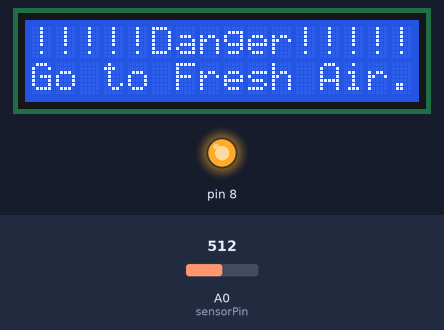
Simulated run of this sketch. Board: Arduino Uno, built with avr-gcc and run on an emulated ATmega328P. On the bench: 16×2 character LCD, output pins drawn as LEDs (lit = HIGH). Inputs (shaded band) come from the test bench; at power-on: A0 (sensorPin) = 512. What the sketch prints to the serial monitor is not drawn.

Above: at 1.2 s.
1.3 s: A0 (sensorPin) set to 411
At 3.2 s:
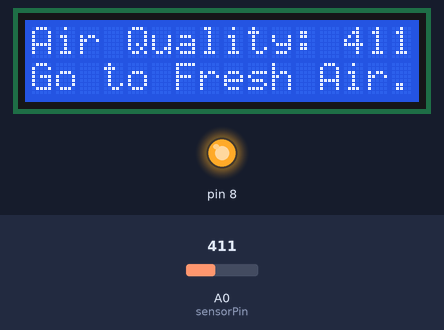
3.5 s: A0 (sensorPin) set to 388
At 5.2 s:
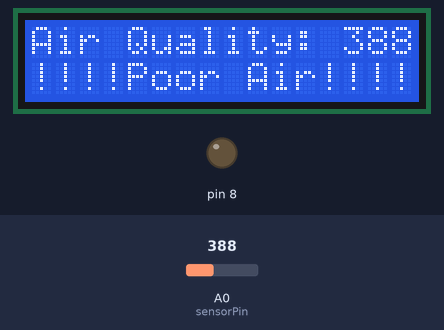
5.5 s: A0 (sensorPin) set to 317
At 7.2 s:
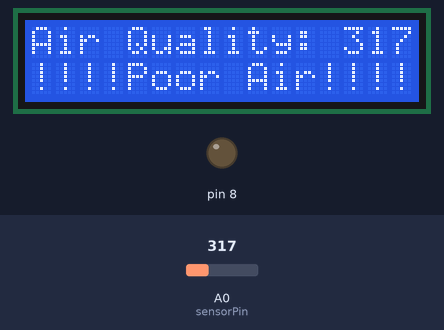
7.6 s: A0 (sensorPin) set to 291
At 9.1 s:
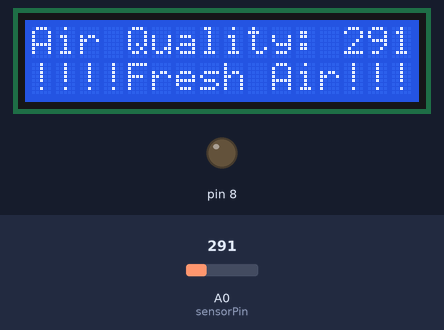
9.6 s: A0 (sensorPin) set to 440
At 11.0 s:
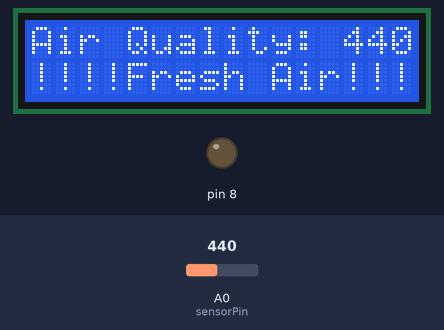
11.6 s: A0 (sensorPin) set to 461
At 13.0 s:
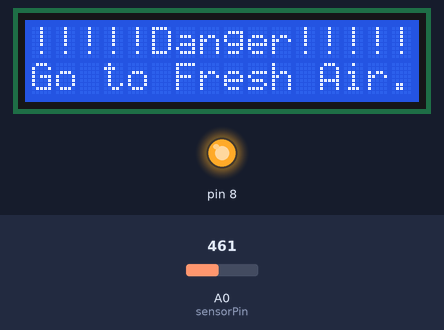
Timing chart, 0 to 14.6 s (numbered marks = the images above; inputs shaded):
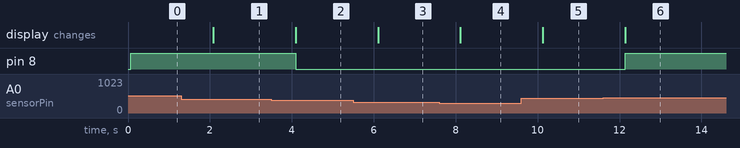

Measured:
- the behaviour switches between 401 and 400 on A0 (sensorPin) (found by bisection; images 1 and 2)
- the behaviour switches between 301 and 300 on A0 (sensorPin) (found by bisection; images 3 and 4)
- the behaviour switches between 450 and 451 on A0 (sensorPin) (found by bisection; images 5 and 6)
- after the input at 1.3 s, the display: changes after 0.78 s (image 1)
- after the input at 3.5 s, pin 8: HIGH → LOW after 0.59 s; the display: changes after 0.59 s (image 2)
- after the input at 5.5 s, the display: changes after 0.60 s (image 3)
- after the input at 7.6 s, the display: changes after 0.52 s (image 4)
- after the input at 9.6 s, the display: changes after 0.53 s (image 5)
- after the input at 11.6 s, pin 8: LOW → HIGH after 0.54 s; the display: changes after 0.54 s (image 6)

The sketch:

MQ_2_with_LCD.ino
```cpp
#include <SoftwareSerial.h>
const int sensorPin= 0;
#include <LiquidCrystal.h>
LiquidCrystal lcd(12,11, 5, 4, 3, 2);
void setup()
{
  pinMode(8, OUTPUT);
  lcd.begin(16,2);
  Serial.begin(115200);
  pinMode(sensorPin, INPUT);
}
void loop()
{
  float air_quality = analogRead(sensorPin);
  Serial.print("Air Quality: ");
  Serial.println(air_quality);
  lcd.setCursor(0,0);
  lcd.print ("Air Quality: ");
  lcd.print (air_quality);
  if (air_quality<=300)
  {
    lcd.setCursor(0,1);
    lcd.print("!!!!Fresh Air!!!");
    digitalWrite(8, LOW);
  }
  else if( air_quality>300 && air_quality<=400)
  {

    lcd.setCursor(0,1);
    lcd.print("!!!!Poor Air!!!!");
    digitalWrite(8, LOW);
  }
  else if (air_quality>450 )
  {
    lcd.setCursor(0,0);
    lcd.print("!!!!!Danger!!!!!");
    lcd.setCursor(0,1);
    lcd.print("Go to Fresh Air.");
    digitalWrite(8, HIGH);   // turn the LED on
  }
  delay(1000);
}
```
